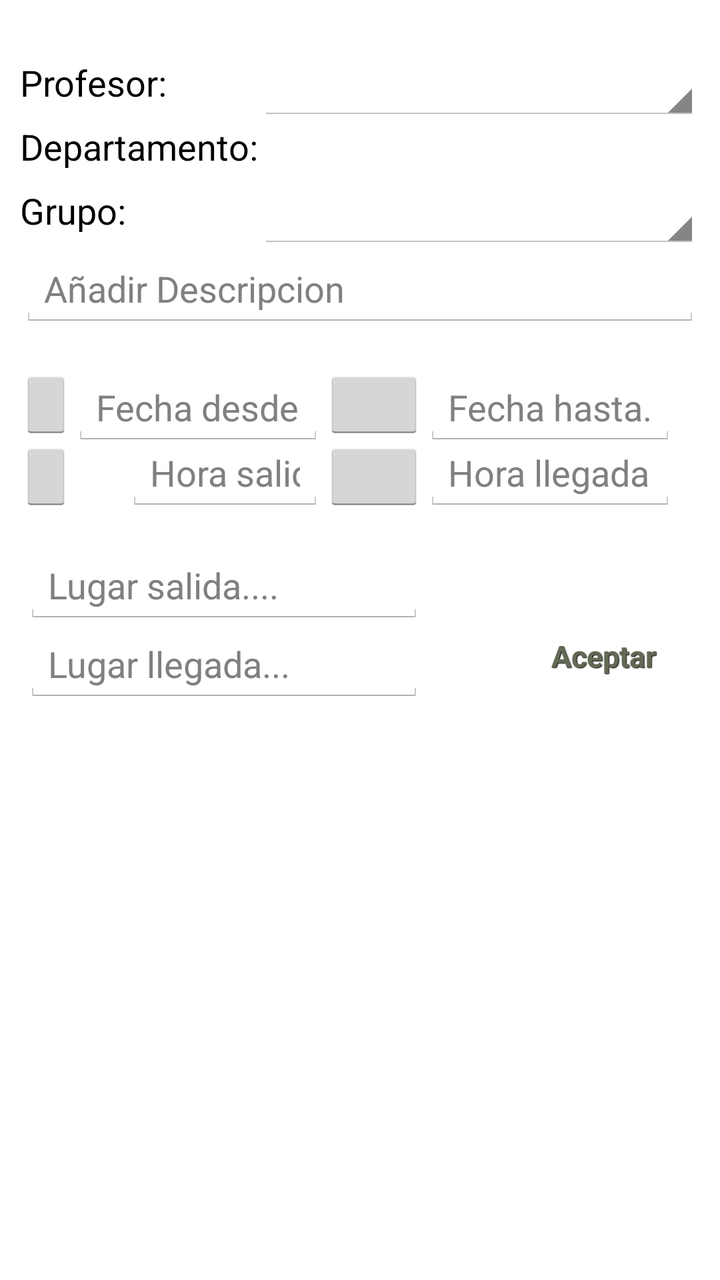
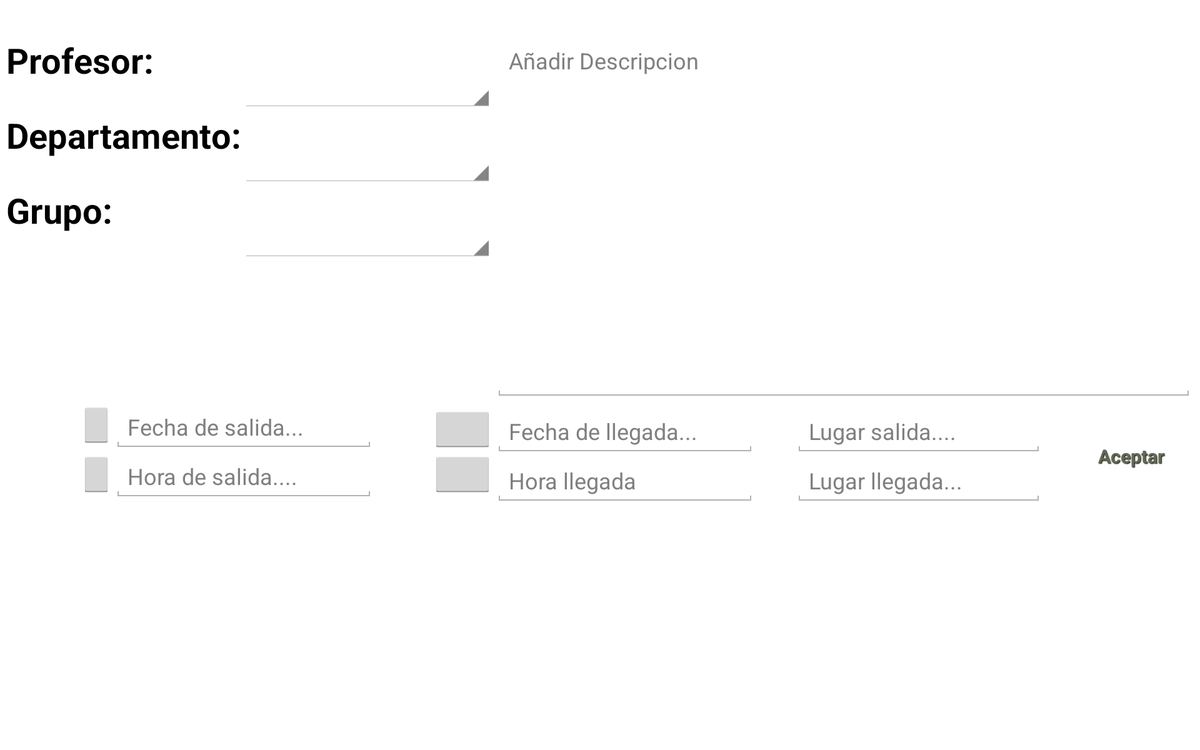

First picture: res/layout/ on a phone held upright. Second picture: the repository's own variant of that layout, on a device whose configuration matches the variant's folder. Source for both follows.
<!-- AndroidManifest.xml: application theme AppTheme -->
<!-- res/layout/fragment_fragmento_extraescolar.xml -->
<FrameLayout xmlns:android="http://schemas.android.com/apk/res/android"
    xmlns:tools="http://schemas.android.com/tools" android:layout_width="match_parent"
    android:layout_height="match_parent"
    tools:context="com.izv.angel.appinstituto.FragmentoExtraescolar"
    android:id="@+id/fragmento_extraescolar">

    

    <RelativeLayout
        android:layout_width="fill_parent"
        android:layout_height="fill_parent"
        android:layout_gravity="center_horizontal|bottom"
        android:layout_margin="5dp"
        android:padding="5dp">

        <TextView
            android:layout_width="wrap_content"
            android:layout_height="wrap_content"
            android:textAppearance="?android:attr/textAppearanceMedium"
            android:text="Profesor:"
            android:id="@+id/textView"
            android:layout_marginTop="19dp"
            android:layout_alignParentTop="true"
            android:layout_alignParentLeft="true"
            android:layout_alignParentStart="true" />

        <Spinner
            android:layout_width="match_parent"
            android:layout_height="wrap_content"
            android:id="@+id/spProfesor"
            android:layout_alignTop="@+id/textView"
            android:layout_alignParentRight="true"
            android:layout_alignParentEnd="true"
            android:layout_toEndOf="@+id/textView2"
            android:layout_toRightOf="@+id/textView2"
            android:spinnerMode="dropdown" />

        <TextView
            android:layout_width="wrap_content"
            android:layout_height="wrap_content"
            android:textAppearance="?android:attr/textAppearanceMedium"
            android:text="Departamento:"
            android:id="@+id/textView2"
            android:layout_below="@+id/spProfesor"
            android:layout_alignParentLeft="true"
            android:layout_alignParentStart="true" />

        <Spinner
            android:layout_width="match_parent"
            android:layout_height="wrap_content"
            android:id="@+id/spDepartamento"
            android:layout_alignTop="@+id/textView2"
            android:layout_toRightOf="@+id/textView2"
            android:layout_toEndOf="@+id/textView2"
            android:visibility="invisible" />

        <TextView
            android:layout_width="wrap_content"
            android:layout_height="wrap_content"
            android:textAppearance="?android:attr/textAppearanceLarge"
            android:id="@+id/tvDepartamento"
            android:layout_alignTop="@+id/spDepartamento"
            android:layout_toRightOf="@+id/textView2"
            android:layout_above="@+id/spGrupo"
            android:layout_alignRight="@+id/spDepartamento"
            android:layout_alignEnd="@+id/spDepartamento"
            android:gravity="center"
            android:textSize="20sp" />

        <Spinner
            android:layout_width="match_parent"
            android:layout_height="wrap_content"
            android:id="@+id/spGrupo"
            android:layout_alignLeft="@+id/tvDepartamento"
            android:layout_alignStart="@+id/spDepartamento"
            android:layout_below="@+id/spDepartamento" />

        <TextView
            android:layout_width="wrap_content"
            android:layout_height="wrap_content"
            android:textAppearance="?android:attr/textAppearanceMedium"
            android:text="Grupo:"
            android:id="@+id/textView3"
            android:layout_below="@+id/tvDepartamento"
            android:layout_alignParentLeft="true"
            android:layout_alignParentStart="true" />

        <EditText
            android:layout_width="wrap_content"
            android:layout_height="wrap_content"
            android:inputType="textMultiLine"
            android:ems="10"
            android:id="@+id/tvDescripcion"
            android:autoText="false"
            android:hint="Añadir Descripcion"
            android:maxLines="5"
            android:minLines="1"
            android:layout_below="@+id/spGrupo"
            android:layout_alignParentLeft="true"
            android:layout_alignParentStart="true"
            android:layout_alignParentRight="true"
            android:layout_alignParentEnd="true" />

        <ImageButton
            android:layout_width="wrap_content"
            android:layout_height="36dp"
            android:id="@+id/ibFechaD"
            android:layout_marginTop="20dp"
            android:src="@drawable/ic_action_new_black"
            android:scaleType="fitCenter"
            android:layout_below="@+id/tvDescripcion"
            android:layout_alignParentLeft="true"
            android:layout_alignParentStart="true" />

        <EditText
            android:layout_width="wrap_content"
            android:layout_height="wrap_content"
            android:inputType="date"
            android:ems="6"
            android:id="@+id/etFechaD"
            android:hint="Fecha desde..."
            android:layout_alignTop="@+id/ibFechaD"
            android:layout_toRightOf="@+id/ibFechaD"
            android:layout_toEndOf="@+id/ibFechaD" />

        <ImageButton
            android:layout_width="50dp"
            android:layout_height="36dp"
            android:id="@+id/ibFechaH"
            android:src="@drawable/ic_action_new_black"
            android:scaleType="fitCenter"
            android:layout_alignTop="@+id/etFechaD"
            android:layout_toRightOf="@+id/etFechaD"
            android:layout_alignParentRight="false"
            android:layout_alignParentBottom="false"
            android:layout_alignParentTop="false"
            android:adjustViewBounds="false"
            android:layout_alignParentEnd="false"
            android:layout_alignParentStart="false" />

        <EditText
            android:layout_width="wrap_content"
            android:layout_height="wrap_content"
            android:inputType="date"
            android:ems="6"
            android:id="@+id/etFechaH"
            android:hint="Fecha hasta.."
            android:layout_alignTop="@+id/ibFechaH"
            android:layout_toRightOf="@+id/ibFechaH"
            android:layout_toEndOf="@+id/ibFechaH" />

        <ImageButton
            android:layout_width="wrap_content"
            android:layout_height="36dp"
            android:id="@+id/ibHoraD"
            android:src="@drawable/ic_action_new_black"
            android:scaleType="fitCenter"
            android:layout_below="@+id/ibFechaD"
            android:layout_alignParentLeft="true"
            android:layout_alignParentStart="true"
            android:layout_alignRight="@+id/ibFechaD"
            android:layout_alignEnd="@+id/ibFechaD" />

        <EditText
            android:layout_width="wrap_content"
            android:layout_height="wrap_content"
            android:inputType="time"
            android:ems="10"
            android:id="@+id/etHoraD"
            android:layout_alignBottom="@+id/ibHoraD"
            android:layout_toRightOf="@+id/textView3"
            android:layout_alignRight="@+id/etFechaD"
            android:layout_alignEnd="@+id/etFechaD"
            android:hint="Hora salida" />

        <ImageButton
            android:layout_width="50dp"
            android:layout_height="36dp"
            android:id="@+id/ibHoraH"
            android:src="@drawable/ic_action_new_black"
            android:scaleType="fitCenter"
            android:adjustViewBounds="false"
            android:layout_below="@+id/ibFechaH"
            android:layout_alignLeft="@+id/ibFechaH"
            android:layout_alignStart="@+id/ibFechaH" />

        <EditText
            android:layout_width="wrap_content"
            android:layout_height="wrap_content"
            android:inputType="time"
            android:ems="10"
            android:id="@+id/etHoraH"
            android:layout_alignBottom="@+id/ibHoraH"
            android:layout_toRightOf="@+id/ibHoraH"
            android:layout_alignRight="@+id/etFechaH"
            android:layout_alignEnd="@+id/etFechaH"
            android:hint="Hora llegada" />

        <Button
            android:layout_width="wrap_content"
            android:layout_height="wrap_content"
            android:text="Aceptar"
            android:id="@+id/btAceptar"
            android:layout_alignParentBottom="false"
            android:layout_alignRight="@+id/etHoraH"
            android:layout_alignEnd="@+id/etHoraH"
            android:layout_alignBottom="@+id/etLlegada"
            style="@style/btnStyleSeagull"/>

        <EditText
            android:layout_width="200dp"
            android:layout_height="wrap_content"
            android:id="@+id/etSalida"
            android:layout_below="@+id/ibHoraD"
            android:layout_toLeftOf="@+id/etHoraH"
            android:layout_toStartOf="@+id/etHoraH"
            android:layout_marginTop="17dp"
            android:hint="Lugar salida...." />

        <EditText
            android:layout_width="200dp"
            android:layout_height="wrap_content"
            android:id="@+id/etLlegada"
            android:layout_below="@+id/etSalida"
            android:layout_alignLeft="@+id/etSalida"
            android:layout_alignStart="@+id/etSalida"
            android:hint="Lugar llegada..." />


    </RelativeLayout>
</FrameLayout>
<!-- resources referenced by this layout -->
<resources>
  <style name="btnStyleSeagull" parent="@android:style/Widget.Button">
          <item name="android:textSize">15sp</item>
          <item name="android:textStyle">bold</item>
          <item name="android:textColor">#626954</item>
          <item name="android:gravity">center</item>
          <item name="android:shadowColor">#000000</item>
          <item name="android:shadowDx">1</item>
          <item name="android:shadowDy">1</item>
          <item name="android:shadowRadius">0.6</item>
          <item name="android:background">@drawable/sea_button</item>
          <item name="android:padding">10dip</item>
      </style>
  <style name="AppTheme" parent="android:Theme.Holo.Light.DarkActionBar">
          <item name="android:icon">@drawable/izv_ico</item>
      </style>
  <!-- drawable izv_ico: png bitmap (drawable, 6521 bytes) -->
</resources>
<!-- res/layout-sw600dp-land/fragment_fragmento_extraescolar.xml (the repository's variant of the layout above) -->
<!-- drawn on a 7-inch tablet turned sideways -->
<FrameLayout xmlns:android="http://schemas.android.com/apk/res/android"
    xmlns:tools="http://schemas.android.com/tools" android:layout_width="match_parent"
    android:layout_height="match_parent"
    tools:context="com.izv.angel.appinstituto.FragmentoExtraescolar"
    android:id="@+id/fragmento_extraescolar">

    

    <RelativeLayout
        android:layout_width="fill_parent"
        android:layout_height="fill_parent"
        android:layout_gravity="center_horizontal|bottom"
        android:layout_margin="5dp">

        <TextView
            android:layout_width="wrap_content"
            android:layout_height="wrap_content"
            android:textAppearance="?android:attr/textAppearanceMedium"
            android:text="Profesor:"
            android:id="@+id/textView"
            android:layout_marginTop="24dp"
            android:textSize="28dp"
            android:textStyle="bold"
            android:layout_alignParentTop="true"
            android:layout_alignParentLeft="true"
            android:layout_alignParentStart="true" />

        <Spinner
            android:layout_width="match_parent"
            android:layout_height="60dp"
            android:id="@+id/spProfesor"
            android:layout_alignTop="@+id/textView"
            android:layout_toRightOf="@+id/textView2"
            android:spinnerMode="dropdown"
            android:layout_alignRight="@+id/spDepartamento"
            android:layout_alignEnd="@+id/spDepartamento" />

        <TextView
            android:layout_width="wrap_content"
            android:layout_height="wrap_content"
            android:textAppearance="?android:attr/textAppearanceMedium"
            android:text="Departamento:"
            android:id="@+id/textView2"
            android:layout_below="@+id/spProfesor"
            android:layout_alignParentLeft="true"
            android:layout_alignParentStart="true"
            android:textSize="28dp"
            android:textStyle="bold" />

        <Spinner
            android:layout_width="match_parent"
            android:layout_height="60dp"
            android:id="@+id/spDepartamento"
            android:layout_alignTop="@+id/textView2"
            android:layout_toRightOf="@+id/textView2"
            android:layout_toLeftOf="@+id/etFechaH" />

        <TextView
            android:layout_width="wrap_content"
            android:layout_height="wrap_content"
            android:textAppearance="?android:attr/textAppearanceMedium"
            android:text="Grupo:"
            android:id="@+id/textView3"
            android:layout_below="@+id/spDepartamento"
            android:layout_alignParentLeft="true"
            android:layout_alignParentStart="true"
            android:textSize="28dp"
            android:textStyle="bold" />

        <Spinner
            android:layout_width="match_parent"
            android:layout_height="60dp"
            android:id="@+id/spGrupo"
            android:layout_below="@+id/spDepartamento"
            android:layout_alignLeft="@+id/spDepartamento"
            android:layout_alignStart="@+id/spDepartamento"
            android:layout_toLeftOf="@+id/etFechaH"
            android:layout_toStartOf="@+id/etFechaH" />

        <EditText
            android:layout_width="wrap_content"
            android:layout_height="wrap_content"
            android:inputType="textMultiLine"
            android:ems="10"
            android:id="@+id/tvDescripcion"
            android:autoText="false"
            android:hint="Añadir Descripcion"
            android:maxLines="3"
            android:minLines="1"
            android:layout_alignTop="@+id/spProfesor"
            android:layout_above="@+id/ibFechaH"
            android:layout_alignRight="@+id/btAceptar"
            android:layout_alignEnd="@+id/btAceptar"
            android:gravity="start"
            android:layout_marginBottom="5dp"
            android:layout_alignLeft="@+id/etFechaH"
            android:layout_alignStart="@+id/etFechaH" />

        <ImageButton
            android:layout_width="wrap_content"
            android:layout_height="36dp"
            android:id="@+id/ibFechaD"
            android:src="@drawable/ic_action_new_black"
            android:scaleType="fitCenter"
            android:layout_marginTop="113dp"
            android:layout_below="@+id/spGrupo"
            android:layout_alignRight="@+id/textView3"
            android:layout_alignEnd="@+id/textView3" />

        <EditText
            android:layout_width="wrap_content"
            android:layout_height="wrap_content"
            android:inputType="date"
            android:ems="10"
            android:id="@+id/etFechaD"
            android:hint="Hora de salida...."
            android:layout_below="@+id/etHoraD"
            android:layout_alignLeft="@+id/etHoraD"
            android:layout_alignStart="@+id/etHoraD" />

        <ImageButton
            android:layout_width="50dp"
            android:layout_height="36dp"
            android:id="@+id/ibFechaH"
            android:src="@drawable/ic_action_new_black"
            android:scaleType="fitCenter"
            android:adjustViewBounds="false"
            android:layout_above="@+id/etFechaD"
            android:layout_alignLeft="@+id/ibHoraH"
            android:layout_alignStart="@+id/ibHoraH" />

        <EditText
            android:layout_width="wrap_content"
            android:layout_height="wrap_content"
            android:inputType="date"
            android:ems="10"
            android:id="@+id/etFechaH"
            android:hint="Fecha de llegada..."
            android:layout_marginRight="30dp"
            android:layout_marginEnd="30dp"
            android:layout_alignTop="@+id/ibFechaH"
            android:layout_toLeftOf="@+id/etSalida"
            android:layout_toStartOf="@+id/etSalida" />

        <ImageButton
            android:layout_width="wrap_content"
            android:layout_height="36dp"
            android:id="@+id/ibHoraD"
            android:src="@drawable/ic_action_new_black"
            android:scaleType="fitCenter"
            android:layout_below="@+id/etHoraD"
            android:layout_toLeftOf="@+id/etFechaD"
            android:layout_toStartOf="@+id/etFechaD" />

        <EditText
            android:layout_width="wrap_content"
            android:layout_height="wrap_content"
            android:inputType="time"
            android:ems="10"
            android:id="@+id/etHoraD"
            android:hint="Fecha de salida..."
            android:layout_alignTop="@+id/ibFechaD"
            android:layout_toRightOf="@+id/ibFechaD"
            android:layout_toEndOf="@+id/ibFechaD" />

        <ImageButton
            android:layout_width="50dp"
            android:layout_height="36dp"
            android:id="@+id/ibHoraH"
            android:src="@drawable/ic_action_new_black"
            android:scaleType="fitCenter"
            android:adjustViewBounds="false"
            android:layout_below="@+id/ibFechaH"
            android:layout_alignRight="@+id/spGrupo"
            android:layout_alignEnd="@+id/spGrupo" />

        <EditText
            android:layout_width="wrap_content"
            android:layout_height="wrap_content"
            android:inputType="time"
            android:ems="10"
            android:id="@+id/etHoraH"
            android:hint="Hora llegada"
            android:layout_below="@+id/etFechaH"
            android:layout_alignLeft="@+id/etFechaH"
            android:layout_alignStart="@+id/etFechaH" />

        <Button
            android:layout_width="wrap_content"
            android:layout_height="wrap_content"
            android:text="Aceptar"
            android:id="@+id/btAceptar"
            android:width="100dp"
            android:layout_alignBottom="@+id/etHoraH"
            android:layout_alignParentRight="true"
            android:layout_alignParentEnd="true"
            android:layout_alignTop="@+id/etSalida"
            style="@style/btnStyleSeagull"/>

        <EditText
            android:layout_width="200dp"
            android:layout_height="wrap_content"
            android:id="@+id/etSalida"
            android:hint="Lugar salida...."
            android:layout_marginRight="20dp"
            android:layout_marginEnd="20dp"
            android:layout_below="@+id/tvDescripcion"
            android:layout_toLeftOf="@+id/btAceptar"
            android:layout_toStartOf="@+id/btAceptar" />

        <EditText
            android:layout_width="200dp"
            android:layout_height="wrap_content"
            android:id="@+id/etLlegada"
            android:hint="Lugar llegada..."
            android:layout_alignBaseline="@+id/etHoraH"
            android:layout_alignBottom="@+id/etHoraH"
            android:layout_alignLeft="@+id/etSalida"
            android:layout_alignStart="@+id/etSalida" />


    </RelativeLayout>
</FrameLayout>
